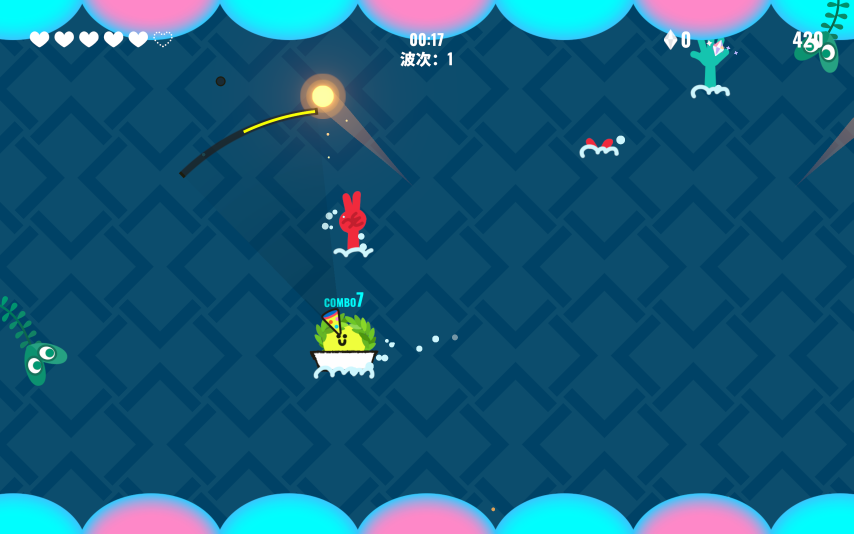
#> input picture tests/ammo_calib/0发装填中.png, 2560 x 1600 px (shown at 1/3 size)
$ python -i drop_detect.py   (imports and definitions only)
#> lines starting #> are read from the running program, lines starting #| are printed output that depends on the picture
#> further down, picture is the input picture: shape (1600, 2560, 3); mean B, G, R 122.2, 90.6, 24
# -*- coding: utf-8 -*-
"""
drop_detect.py — 掉落物检测(形象模板匹配版)
================================================================
红果/蓝果/钻石用【特写模板 + 多尺度模板匹配】识别（听雨：颜色法太易错）。
蓝果颜色通道可作补充(见 bullet_grid.DROP_HSV)，本模块主打形象。

API:
    drops = detect_drops(bgr, debug_draw=None)
      → [{type:'red'|'blue'|'diamond', c:(x,y), score, w, h}]
模板: assets/templates/drops/{red,blue,diamond}.png
"""
import os
import cv2
import numpy as np

BASE = os.path.dirname(os.path.dirname(os.path.abspath(__file__)))
TPL_DIR = os.path.join(BASE, "assets", "templates", "drops")

SCALES = [1.0, 0.8, 0.6, 0.45, 0.33, 0.25]   # 模板缩放候选(场景中果可能更小)
CONF = 0.50                                          # 匹配阈值(待标定)
NMS_OVERLAP = 0.5                                    # 去重半径=框尺寸*0.5
SEARCH_SCALE = 0.5                                   # 半分辨率搜索(提速~4x)
TOP_K = 40                                           # 每模板每尺度候选上限(先排分再查色)


def _imread_u(path):
    with open(path, "rb") as f:
        return cv2.imdecode(np.frombuffer(f.read(), np.uint8), cv2.IMREAD_COLOR)


def _load_templates():
    tpls = []
    for name, typ in (("red.png", "red"), ("blue.png", "blue"), ("diamond.png", "diamond")):
        p = os.path.join(TPL_DIR, name)
        if os.path.exists(p):
            tpls.append((typ, _imread_u(p)))
    return tpls


def _nms(matches):
    """matches: list of dict {score,x,y,w,h,typ}; 重叠框只留分数最高。"""
    matches = sorted(matches, key=lambda m: -m["score"])
    kept = []
    for m in matches:
        ok = True
        for k in kept:
            cx = abs((m["x"] + m["w"] / 2) - (k["x"] + k["w"] / 2))
            cy = abs((m["y"] + m["h"] / 2) - (k["y"] + k["h"] / 2))
            if cx < NMS_OVERLAP * max(m["w"], k["w"]) and cy < NMS_OVERLAP * max(m["h"], k["h"]):
                ok = False
                break
        if ok:
            kept.append(m)
    return kept


def _blocked_by_big_enemy(cx, cy, area_self, boxes):
    """候选中心在某个【明显更大的】YOLO敌人框内 → 排除(手/怪大, 果小)"""
    if not boxes:
        return False
    for (x1, y1, x2, y2) in boxes:
        if x1 <= cx <= x2 and y1 <= cy <= y2:
            if (x2 - x1) * (y2 - y1) >= area_self * 4.0:
                return True
    return False


def detect_drops(bgr, enemy_boxes=None, debug_draw=None):
    """形象模板匹配掉落物(半分辨率加速)。
    enemy_boxes: YOLO 检出的敌人框(排除，防手类静止怪当果)；左上HUD区固定排除。
    返回 drops 列表；可选 debug_draw 画框。"""
    tpls = _load_templates()
    hh, ww = bgr.shape[:2]
#> hh = 1600; ww = 2560
    sh, sw = max(8, hh // 2), max(8, ww // 2)          # 半分辨率
#> sh = 800; sw = 1280
    small = cv2.resize(bgr, (sw, sh))
    small_gray = cv2.cvtColor(small, cv2.COLOR_BGR2GRAY)
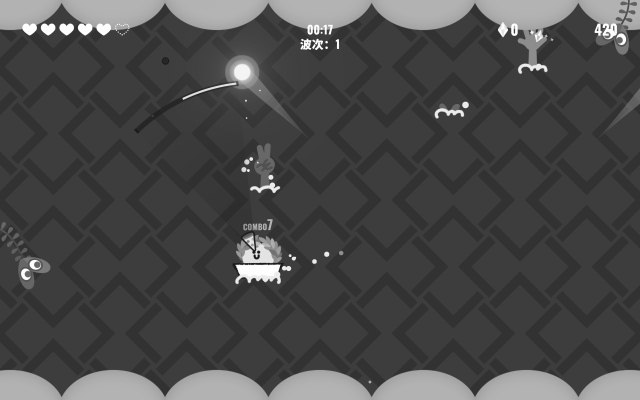
#> small_gray: shape (800, 1280) (shown at 1/2 size); min 25, max 255, mean 74.2
    inv = 1.0 / SEARCH_SCALE

    cands = []
    for typ, tpl in tpls:
        th, tw = tpl.shape[:2]
        tpl_gray = cv2.cvtColor(tpl, cv2.COLOR_BGR2GRAY)
        for s in SCALES:
            if min(th, tw) * s * SEARCH_SCALE < 8:
                continue
            nw = max(4, int(tw * s * SEARCH_SCALE))
            nh = max(4, int(th * s * SEARCH_SCALE))
            if nh > sh or nw > sw:
                continue
            ts = cv2.resize(tpl, (nw, nh))
            tg = cv2.resize(tpl_gray, (nw, nh))
            res = cv2.matchTemplate(small_gray, tg, cv2.TM_CCOEFF_NORMED)
            locs = np.where(res > CONF)
            scored = sorted(zip(locs[1], locs[0]), key=lambda p: -res[p[1], p[0]])
            for x, y in scored[:TOP_K]:
                # 颜色复核：区域均值与模板均值差距小才算
                roi = small[y:y + nh, x:x + nw]
                if roi.shape[:2] != (nh, nw):
                    continue
                tm = cv2.resize(tpl, (nw, nh))
                diff = float(np.mean(np.abs(roi.astype(np.float32) - tm.astype(np.float32))))
                if diff > 45:
                    continue
                cands.append({"score": float(res[y, x]), "x": int(x * inv),
                              "y": int(y * inv), "w": int(nw * inv), "h": int(nh * inv),
                              "typ": typ})
#> after the loop, cands = []
    kept = _nms(cands)
#> kept = []
    hh0, ww0 = bgr.shape[:2]
#> hh0 = 1600; ww0 = 2560
    hud_zone = (0, 0, ww0 * 0.24, hh0 * 0.11)   # 左上血量/蓝星 HUD
#> hud_zone = (0, 0, 614.4, 176)
    drops = []
    for k in kept:
        cx = k["x"] + k["w"] / 2
        cy = k["y"] + k["h"] / 2
        in_hud = (cx < hud_zone[0] or cy < hud_zone[1]
                  or cx > hud_zone[2] or cy > hud_zone[3])
        blocked = _blocked_by_big_enemy(cx, cy, k["w"] * k["h"], enemy_boxes)
        if in_hud or blocked:
            continue
        drops.append({"type": k["typ"], "c": (float(cx), float(cy)),
                      "score": k["score"], "w": k["w"], "h": k["h"]})
        if debug_draw is not None:
            color = (0, 255, 0) if k["typ"] == "red" else ((255, 180, 0) if k["typ"] == "blue" else (0, 200, 255))
            cv2.rectangle(debug_draw, (k["x"], k["y"]),
                          (k["x"] + k["w"], k["y"] + k["h"]), color, 2)
            cv2.putText(debug_draw, k["typ"], (k["x"], k["y"] - 6),
                        cv2.FONT_HERSHEY_SIMPLEX, 0.6, color, 2)
#> this loop made 0 passes
#> after the loop, drops = []
    return drops

>>> import cv2
>>> picture = cv2.imread('../tests/ammo_calib/0发装填中.png')
>>> result = detect_drops(picture)
#> result = []
